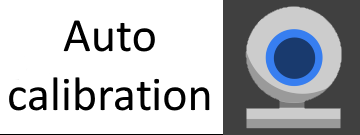
#> input picture images/auto_cal.png, 360 x 135 px
$ python -i 'rasses wa negev.py'   (imports and definitions only)   (older library calls are emulated)
#> lines starting #> are read from the running program, lines starting #| are printed output that depends on the picture
from cv2 import *
import cv2
import numpy as np
photos = {1: '', 2: '', 3: '', 4: '', 5: '', 6: ''}


class Color:
    def __init__(self, low: tuple, high: tuple):
        self.low = np.array(low, np.uint8)
        self.high = np.array(high, np.uint8)


colours = {'yellow': Color((17, 100, 100), (40, 255, 255)),
           'red': Color((17, 100, 100), (40, 255, 255)),
           'blue': Color((100, 100, 100), (140, 255, 255)),
           'orange': Color((3, 100, 100), (15, 255, 255)),
           'white': Color((0, 0, 255), (0, 10, 255)),
           'green': Color((48, 100, 100), (72, 255, 255))
           }
#> further down, picture is the input picture: shape (135, 360, 3); mean B, G, R 189.5, 185.3, 182.6


def close(value, target, margin=0.2):
    if target * (1-margin) <= value:
        return True, True
    elif value <= target * (1+margin):
        return True, False
    return False, False


def get_square_contours(frame):

    img = cv2.GaussianBlur(frame, (5, 5), 0)
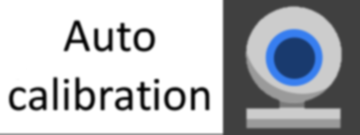
#> img: shape (135, 360, 3); mean B, G, R 189.9, 185.6, 183
    img = cv2.cvtColor(frame, cv2.COLOR_BGR2HSV)
#> img: shape (135, 360, 3); mean H, S, V 5.9, 10.3, 189.5
    ret_val = []
    for key in colours:
        lower = colours[key].low
        upper = colours[key].low
        separated = cv2.inRange(img, lower, upper)
        _, gsc_contours, hierarchy = cv2.findContours(separated, cv2.RETR_LIST, cv2.CHAIN_APPROX_SIMPLE)
        final_contours = []
        max_area = 0
        for contour in gsc_contours:
            area = cv2.contourArea(contour)
            con, abv = close(area, max_area)
            if area > max_area:
                max_area = area
                moment = cv2.moments(contour)
                (x, y) = moment['m10'] / moment['m00'], moment['m01'] / moment['m00']
                final_contours = [(contour, (x, y))]
            elif con:
                moment = cv2.moments(contour)
                (x, y) = moment['m10'] / moment['m00'], moment['m01'] / moment['m00']
                final_contours.append((contour, (x, y)))
        ret_val += final_contours
#> after the loop, ret_val = [([[0, 0], [0, 133], [222, 133], [222, 0]], (111, 66.5))]
    return ret_val


def display_contours(image, contours):
    copy = image.copy()
    for contour in contours:
        rect = cv2.minAreaRect(contour)
        box = cv2.boxPoints(rect)
        box = np.int0(box)
        cv2.drawContours(copy, [box], 0, (0, 0, 255), 2)
    imshow(copy, 0)
    waitKey(0)


# [10 lines not run here, left out]

>>> import cv2
>>> picture = cv2.imread('images/auto_cal.png')
>>> result = get_square_contours(picture)
#> result has the same summary as ret_val in get_square_contours
